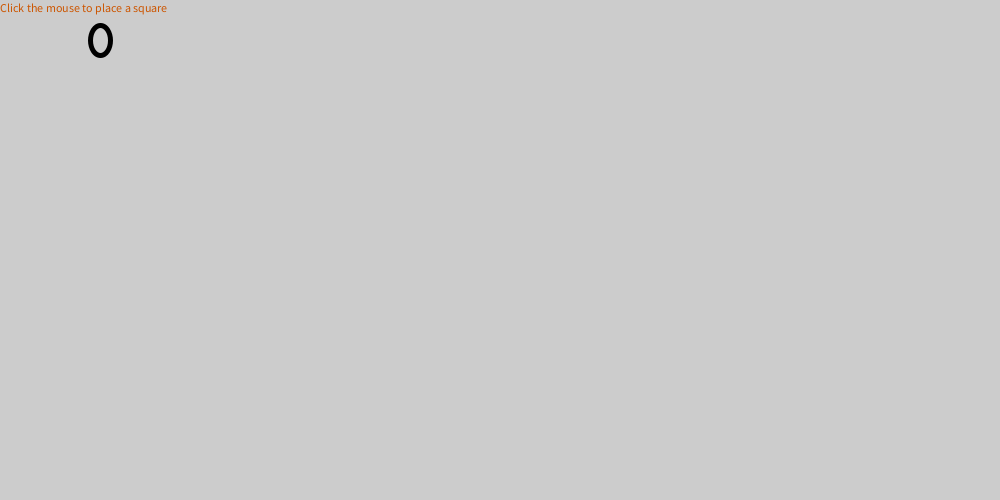
Frame 1 (no input)
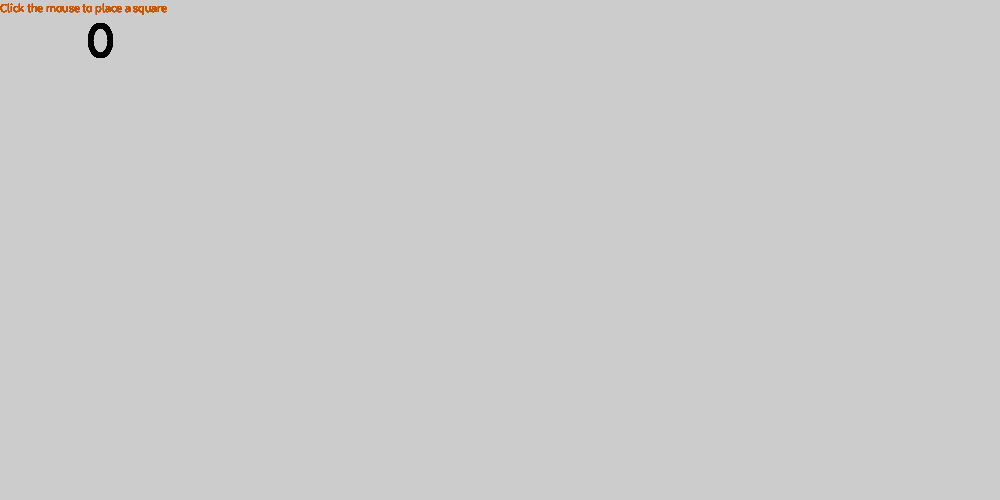
Frame 60 (the mouse pressed at the canvas centre just before this capture)
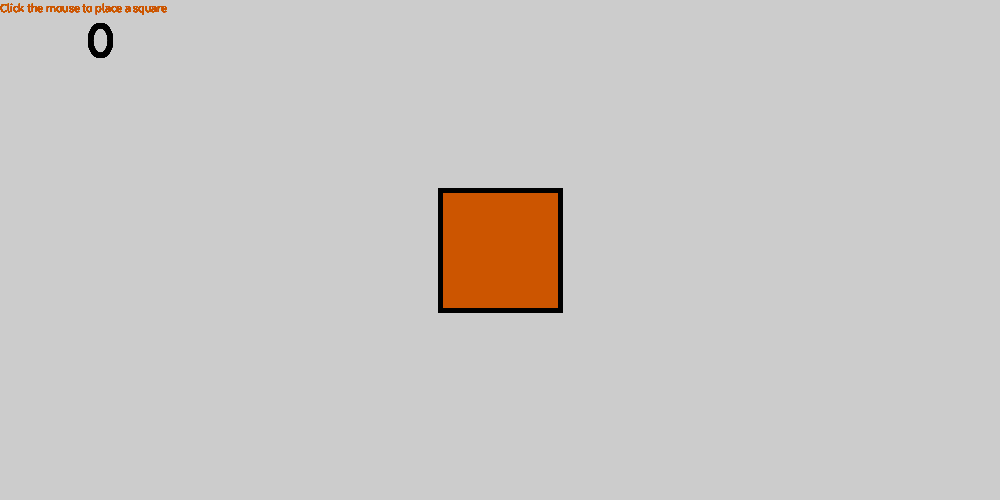
Frame 120 (the mouse held since frame 60 and released just before this capture)

The Processing sketch that drew these frames (run headless with seeded random() and noise(); from frame 60 on, the mouse is pressed at the canvas centre):

// Processing sketch: AnimatingFigure
// ── AnimatingFigure.pde
//setup
void setup()
{
  PShape s;
  size(1000,500);//changed screen size
  strokeWeight(5);//changed line thickness
}

void draw()
{
  color c = #CC5500;
  noFill();
  ellipse(100, 40, 20, 30);
  fill(c);
  text("Click the mouse to place a square", 0,12);
  if(mousePressed)
  {
    quad(mouseX-60, mouseY+60, mouseX+60, mouseY+60, mouseX+60, mouseY-60, mouseX-60, mouseY-60);
  }
  System.out.println(mouseX + " , " + mouseY);
}
